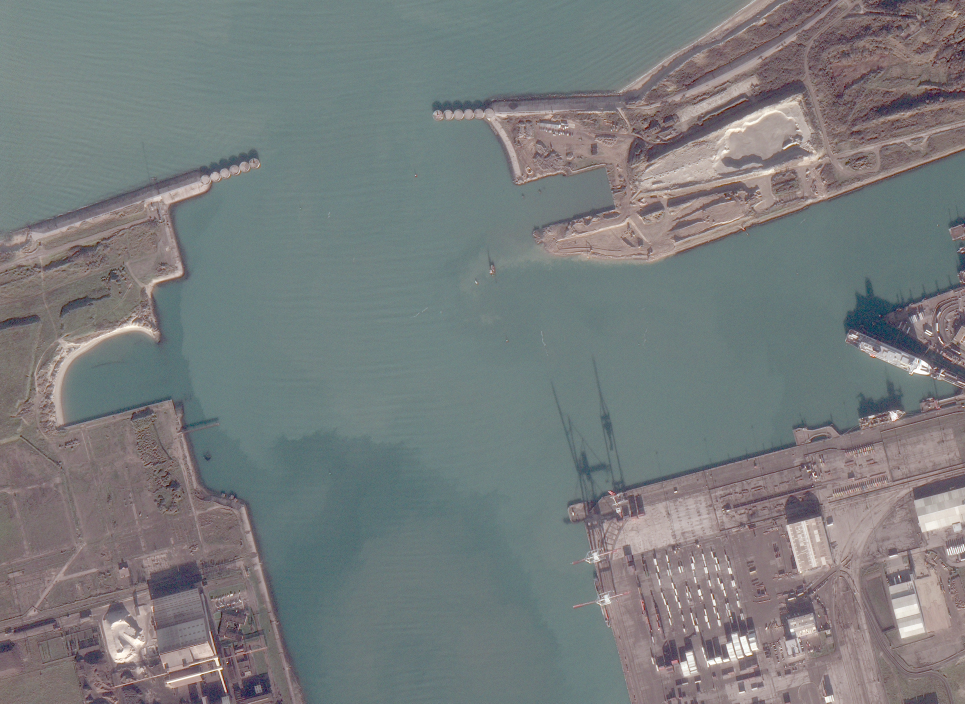
#> input picture data/img1.jpg, 3860 x 2815 px, found by its file name (shown at 1/4 size); its folder holds 4 pictures in this run
$ python image_register.py data/img1.jpg data/img2.jpg
#> lines starting #> are read from the running program, lines starting #| are printed output that depends on the picture; after the words box and inside, x2 and y2 are one past the last pixel; in counts of white or black regions, pixels touching at a corner belong together; long printed decimals are rounded
### utils.py
"""
Created on Thu Dec 06 10:24:14 2019

@author: ilyas Aroui
"""

import cv2
import numpy as np
import os
from sklearn import linear_model
import warnings

warnings.simplefilter(action="ignore", category=FutureWarning)


def display_matches(img1, img2, kp1, kp2, name, num=20, save=False):
    """Helper to display matches of keypoint in botch images, by connecting a line from one image to another

    Typical use:
        display_matches(target, source, lmk1, lmk2, name="matches", save = True)

    img1, img2: target and source images as np.ndarray
    kp1, kp2: landmarks of target and source images respectively as np.ndarray
    name: name of the figure display and the image saved if save = True
    save: boolean indicates to save the image of the matches
    """
    if img1.shape[0] != img2.shape[0]:
        minn = min(img1.shape[0], img1.shape[0])
        if minn == img1.shape[0]:
            img1 = np.concatenate(
                (img1, np.zeros(img2.shape[0] - minn, img1.shape[1], 3)), axis=0
            )
        else:
            img2 = np.concatenate(
                (img2, np.zeros(img1.shape[0] - minn, img2.shape[1], 3)), axis=0
            )
    img = np.concatenate((img1, img2), axis=1)
    for i in np.random.choice(len(kp1), min(num, len(kp1))):
        x1, y1 = int(kp1[i][0]), int(kp1[i][1])
        x2, y2 = int(kp2[i][0]) + img1.shape[1], int(kp2[i][1])
        cv2.line(img, (x1, y1), (x2, y2), (0, 0, 255), 1)
    cv2.namedWindow(name, cv2.WINDOW_NORMAL)
    cv2.resizeWindow(name, img.shape[1], img.shape[0])
    cv2.imshow(name, img)
    cv2.imwrite(os.path.join("result", name + ".jpg"), img)


def match(lmk1, lmk2, desc1, desc2, sift_error=0.7):
    """Helper to find the pair of matches between two keypoints lists
    it return two np.ndarray of landmarks in an order respecting the matching

    Typical use:
        lmk1, lmk2 = match(lmk1, lmk2, desc1, desc2)

    lmk1, lmk2: landmarks of target and source images respectively as np.ndarray
    desc1, desc2: descriptors of target and source images respectively as np.ndarray
    sift_error: if the ratio between the distance to the closest match and the second closest is less than sift_error
    reject this landmark.
    """
    match1, match2 = [], []
    for i in range(len(desc1)):
        distance = np.sqrt(np.sum((desc1[i] - desc2) ** 2, axis=1))
        indices = np.argsort(distance)
        if distance[indices[0]] / distance[indices[1]] < sift_error:
            match1.append(lmk1[i])
            match2.append(lmk2[indices[0]])
    return np.array(match1), np.array(match2)


def cross_corr(img1, img2):
    """Helper to calculate cross_correlation metric between two images. Well adapted, if we assume there is a linear
    transformation between pixels intensities in both images.
    it returns the cross-correlation value.

    Typical use:
        cc = cross_corr(warped, target_w)
    """
    img1 = cv2.cvtColor(img1, cv2.COLOR_BGR2GRAY)
    img2 = cv2.cvtColor(img2, cv2.COLOR_BGR2GRAY)
    mean1, mean2 = np.mean(img1), np.mean(img2)
    img1, img2 = img1 - mean1, img2 - mean2
    numerator = np.sum(np.multiply(img1, img2))
    denominator = np.sqrt(
        np.sum(np.multiply(img1, img1)) * np.sum(np.multiply(img2, img2))
    )
    corr = numerator / denominator
    print("Cross-correlation: ", corr)
    return corr


def mutual_inf(img1, img2, verbose=False):
    """Helper to calculate mutual-information metric between two images. it gives a probabilistic measure on how
    uncertain we are about the target image in the absence/presence of the warped source image
    it returns the mutual information value.

    Typical use:
        mi = mutual_inf(warped, target_w)

    verbose: if verbose=True, display and save the joint-histogram between the two images.
    """
    epsilon = 1.0e-6
    img1 = cv2.cvtColor(img1, cv2.COLOR_BGR2GRAY)
    img2 = cv2.cvtColor(img2, cv2.COLOR_BGR2GRAY)
    img1 = np.round(img1).astype("uint8")
    img2 = np.round(img2).astype("uint8")

    joint_hist = np.zeros((256, 256))
    for i in range(min(img1.shape[0], img2.shape[0])):
        for j in range(min(img1.shape[1], img2.shape[1])):
            joint_hist[img1[i, j], img2[i, j]] += 1

    if verbose:
        display_jh = np.log(joint_hist + epsilon)
        display_jh = (
            255
            * (display_jh - display_jh.min())
            / (display_jh.max() - display_jh.min())
        )
        cv2.imshow("joint_histogram", display_jh)
        cv2.imwrite("result/joint_histogram.jpg", display_jh)

    joint_hist /= np.sum(joint_hist)
    p1 = np.sum(joint_hist, axis=0)
    p2 = np.sum(joint_hist, axis=1)
    joint_hist_d = joint_hist / (p1 + epsilon)
    joint_hist_d /= p2 + epsilon
    mi = np.sum(np.multiply(joint_hist, np.log(joint_hist_d + epsilon)))
    print("Mutual Information: ", mi)
    return mi


# [14 lines left out: function ransac, not called in this run]


def calculate_transform(kp1, kp2):
    """Helper to apply find the best affine transform using two arrays of landmarks.
    it returns the affine transform, a matrix T of size (2, 3)

    Typical use:
        T = calculate_transform(lmk2, lmk1)

    kp1, kp2: landmarks of target and source images respectively as np.ndarray
    """
    upper = np.concatenate(
        (kp1, np.ones((kp1.shape[0], 1)), np.zeros((kp1.shape[0], 3))), axis=1
    )
    lower = np.concatenate(
        (np.zeros((kp1.shape[0], 3)), kp1, np.ones((kp1.shape[0], 1))), axis=1
    )
    X = np.concatenate((upper, lower), axis=0)
    Y = np.concatenate((kp2[:, 0], kp2[:, 1]))
    Y = np.expand_dims(Y, axis=-1)
    T = np.dot(np.dot(np.linalg.inv(np.dot(X.T, X)), X.T), Y)
    T = T.reshape(2, 3)
    T = np.concatenate((T, np.array([0, 0, 1]).reshape(1, 3)), axis=0)
    kp2_pred = np.dot(T, np.concatenate((kp1, np.ones((kp1.shape[0], 1))), axis=1).T).T
    kp2_pred /= kp2_pred[:, -1:]
    error = np.linalg.norm(kp2_pred[:, :2] - kp2)
    print("coordinate reconstruction error: ", error)
    return T


def warp(target, source, T):

    """Helper to move the source image to the same reference as target image, so they can be co-registered.
    it returns the new warped source image and the target image which is also centered in a larger figure by 10 pixels.
    i.e, if the input size is (M, N) then the output is (M+10, N+10).

    Typical use:
        warped, target_w = warp(target, source, T)

    T:  affine transform, a matrix T of size (2, 3)
    """
    height = target.shape[0]
    width = source.shape[1]

    # move both images to the center a bit
    corners = np.float32([[0, 0], [0, height], [width, 0], [width, height]])
    corners_moved = np.float32(
        [[5, 5], [5, height + 5], [5 + width, 5], [5 + width, 5 + height]]
    )
    T_perspective = cv2.getPerspectiveTransform(corners, corners_moved)
    target_new = cv2.warpPerspective(target, T_perspective, (width + 10, height + 10))
    cv2.imshow("target_new", target_new)
    cv2.imwrite("result/target_new.jpg", target_new)
    T = np.dot(T_perspective, T)
    source_new = cv2.warpPerspective(
        source, T, (width + 10, height + 10), cv2.INTER_AREA
    )
    cv2.imshow("source_new", source_new)  # show transform
    cv2.imwrite("result/source_new.jpg", source_new)
    return source_new, target_new

### image_register.py
"""
Created on Thu Dec 06 10:24:14 2019

@author: ilyas Aroui
"""
import cv2
import numpy as np
import argparse
import os
from utils import *


def readAndRescale(img1, img2, scale):
    """Helper to read images, scale them and convert to grayscale.
        it returns original, gray and scaled images

    Typical use:
        t, s, t_gray, s_gray, t_full, s_full = readAndRescale("cat1.jpg", "cat2.jpg", 0.3)

    img1: target image name
    img2: source image name
    scale: scaling factor, keeping aspect ratio
    """
#> called with img1 = 'data/img1.jpg', img2 = 'data/img2.jpg', scale = 0.1
    target = cv2.imread(os.path.join("data", img1))
#> target is the input picture: shape (2815, 3860, 3); mean B, G, R 124.5, 123.8, 119.9
    source = cv2.imread(os.path.join("data", img2))
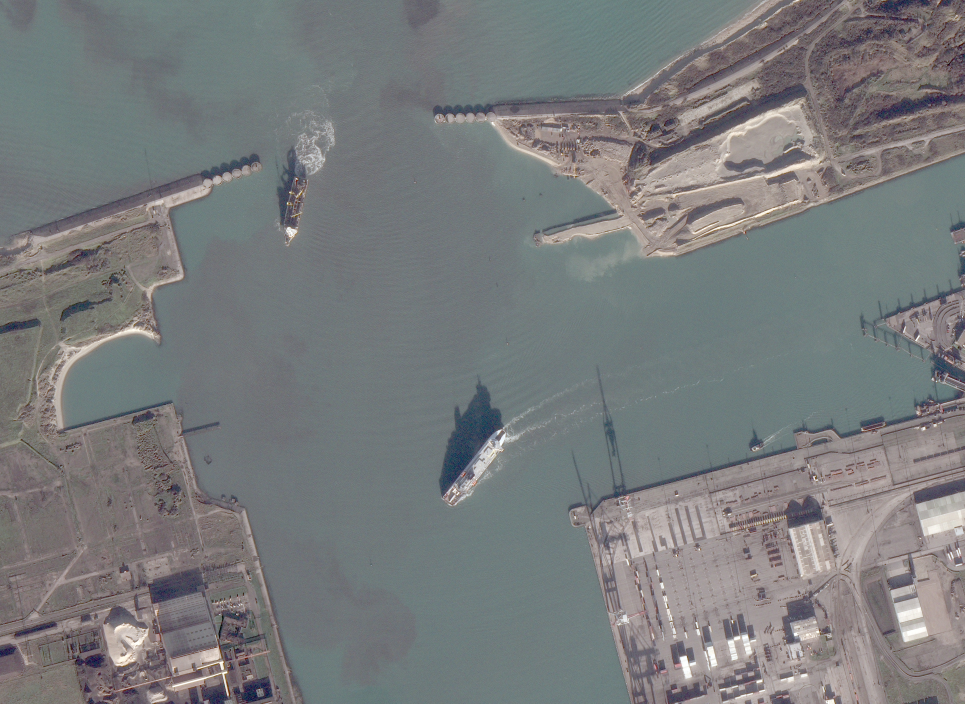
#> input picture data/img2.jpg, 3860 x 2815 px, found by its file name (shown at 1/4 size)
#> source is the input picture: shape (2815, 3860, 3); mean B, G, R 124.3, 123.3, 120.8

    width = int(target.shape[1] * scale)
#> width = 386
    height = int(source.shape[0] * scale)
#> height = 281
    dim = (width, height)
#> dim = (386, 281)

    target_s = cv2.resize(target, dim, interpolation=cv2.INTER_AREA)
    source_s = cv2.resize(source, dim, interpolation=cv2.INTER_AREA)
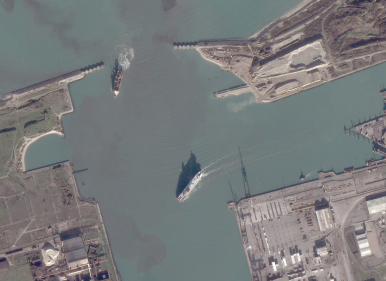
#> source_s: shape (281, 386, 3); mean B, G, R 124.3, 123.3, 120.8

    gray1 = cv2.cvtColor(target_s, cv2.COLOR_BGR2GRAY)
    gray2 = cv2.cvtColor(source_s, cv2.COLOR_BGR2GRAY)

    return target_s, source_s, gray1, gray2, target, source


def getKeypointAndDescriptors(target_gray, source_gray):
    """Helper to get Harris points of interest and use them as landmarks for sift descriptors.
        it returns these landmarks and their descriptors

    Typical use:
        lmk1, lmk2, desc1, desc2 = getKeypointAndDescriptors(target_gray, source_gray)

    target_gray, source_gray: grayscaled target and source images as np.ndarray
    """
    sift = cv2.SIFT_create()
    kp1, des1 = sift.detectAndCompute(target_gray, None)
#> kp1 = 447 keypoints; strongest (x, y, size): (357, 166, 2.4), (287, 263, 2), (275, 266, 4.9), (276, 262, 2.1)
    pts1 = np.array([kp1[idx].pt for idx in range(len(kp1))])
#> pts1 = 447 pairs, first value 2.75 to 382.9, second value 2.87 to 278.2
    kp2, des2 = sift.detectAndCompute(source_gray, None)
#> kp2 = 498 keypoints; strongest (x, y, size): (116, 92, 2.6), (85, 261, 4.1), (48, 264, 3.4), (104, 276, 1.9)
    pts2 = np.array([kp2[idx].pt for idx in range(len(kp2))])
#> pts2 = 498 pairs, first value 3.32 to 383, second value 2.63 to 277.9
    return pts1, pts2, des1, des2


if __name__ == "__main__":
    parser = argparse.ArgumentParser()
    parser.add_argument("target", help="target image name")
    parser.add_argument("source", help="source image name")
    parser.add_argument(
        "-s",
        "--scale",
        default=0.1,
        type=float,
        help="rescale the images with this factor in range [0, 1]",
    )

    parser.add_argument("-r", "--ransac", help="apply ransac", action="store_true")

    args = parser.parse_args()
    target, source, target_gray, source_gray, target_full, source_full = readAndRescale(
        args.target, args.source, args.scale
    )

    lmk1, lmk2, desc1, desc2 = getKeypointAndDescriptors(target_gray, source_gray)
#> lmk1 has the same summary as pts1 in getKeypointAndDescriptors; lmk2 has the same summary as pts2 in getKeypointAndDescriptors

    lmk1, lmk2 = match(lmk1, lmk2, desc1, desc2)
#> after the loop in match, `for i in range(len(desc1)):`: match1 = 101 pairs, first value 2.75 to 382.2, second value 2.87 to 274.8; match2 = 101 pairs, first value 3.32 to 383, second value 4.12 to 276.1
#> lmk1 has the same summary as match1 in match; lmk2 has the same summary as match2 in match
    display_matches(target, source, lmk1, lmk2, name="matches")
#> the loop in display_matches, `for i in np.random.choice(len(kp1), min(num, len(kp1))):` made 20 passes
#> (i, x1, y1, x2, y2) on passes 1 to 12: (44, 193, 41, 580, 43), (47, 248, 44, 635, 46), (64, 294, 31, 680, 33), (67, 301, 24, 688, 26), (67, 301, 24, 688, 26), (9, 18, 106, 405, 107), (83, 337, 21, 724, 22), (21, 37, 251, 424, 252), (36, 79, 74, 465, 76), (87, 354, 10, 741, 12), (70, 306, 44, 693, 45), (88, 354, 250, 741, 251)
#> after the loop in display_matches, `for i in np.random.choice(len(kp1), min(num, len(kp1))):`:
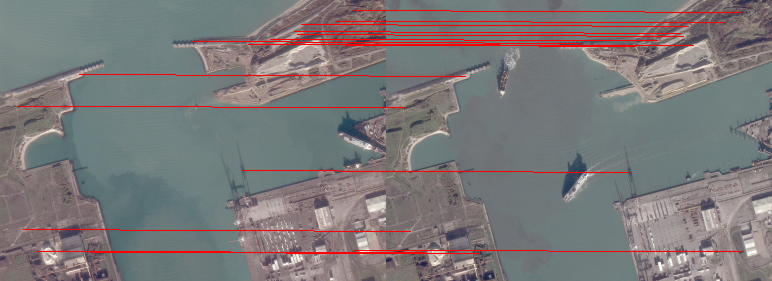
#> img: shape (281, 772, 3); mean B, G, R 121, 120.2, 124.2
    if args.ransac:
        lmk1, lmk2, outliers1, outliers2 = ransac(lmk1, lmk2)
        display_matches(
            target,
            source,
            outliers1,
            outliers2,
            name="matches_removed_by_RANSAC",
            num=5,
            save=True,
        )

    T = calculate_transform(lmk2, lmk1)
#> in calculate_transform, `upper = np.concatenate( (kp1, np.ones((kp1.shape[0], 1)), np.zeros((kp..`: upper = 101 rows, first 6: [3.32, 259.4, 1, 0, 0, 0], [6.85, 100.1, 1, 0, 0, 0], [6.87, 253, 1, 0, 0, 0], [12.97, 254, 1, 0, 0, 0], [13.46, 128.6, 1, 0, 0, 0], [15.84, 99.12, 1, 0, 0, 0]
#> in calculate_transform, `lower = np.concatenate( (np.zeros((kp1.shape[0], 3)), kp1, np.ones((kp..`: lower = 101 rows, first 6: [0, 0, 0, 3.32, 259.4, 1], [0, 0, 0, 6.85, 100.1, 1], [0, 0, 0, 6.87, 253, 1], [0, 0, 0, 12.97, 254, 1], [0, 0, 0, 13.46, 128.6, 1], [0, 0, 0, 15.84, 99.12, 1]
#> in calculate_transform, `X = np.concatenate((upper, lower), axis=0)`: X = 202 rows, first 6: [3.32, 259.4, 1, 0, 0, 0], [6.85, 100.1, 1, 0, 0, 0], [6.87, 253, 1, 0, 0, 0], [12.97, 254, 1, 0, 0, 0], [13.46, 128.6, 1, 0, 0, 0], [15.84, 99.12, 1, 0, 0, 0]
#> in calculate_transform, `Y = np.concatenate((kp2[:, 0], kp2[:, 1]))`: Y = 202 values, max 382.2 at index 100, min 2.75 at index 0, mean 155.3
#> in calculate_transform, `T = np.dot(np.dot(np.linalg.inv(np.dot(X.T, X)), X.T), Y)`: T = [0.999, -0.00079, -0.379, 0.000224, 1, -1.66]
#> in calculate_transform, `T = T.reshape(2, 3)`: T = [[0.999, -0.00079, -0.379], [0.000224, 1, -1.66]]
#> in calculate_transform, `T = np.concatenate((T, np.array([0, 0, 1]).reshape(1, 3)), axis=0)`: T = [[0.999, -0.00079, -0.379], [0.000224, 1, -1.66], [0, 0, 1]]
#> in calculate_transform, `kp2_pred = np.dot(T, np.concatenate((kp1, np.ones((kp1.shape[0], 1))),..`: kp2_pred = 101 rows, first 8: [2.74, 257.9, 1], [6.39, 98.49, 1], [6.28, 251.5, 1], [12.38, 252.5, 1], [12.97, 127, 1], [15.37, 97.52, 1], [14.51, 94.12, 1], [17.18, 102.5, 1]
#> in calculate_transform, `error = np.linalg.norm(kp2_pred[:, :2] - kp2)`: error = 5.18
#| coordinate reconstruction error:  5.178
    warped, target_w = warp(target, source, T)
#> in warp, `T_perspective = cv2.getPerspectiveTransform(corners, corners_moved)`: T_perspective = [[1, 0, 5], [0, 1, 5], [0, 0, 1]]
#> in warp, `target_new = cv2.warpPerspective(target, T_perspective, (width + 10, h..`:
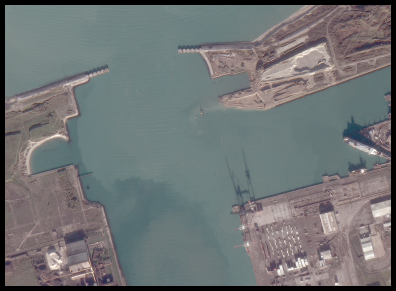
#> target_new: shape (291, 396, 3); mean B, G, R 117.2, 116.5, 112.9
#> in warp, `T = np.dot(T_perspective, T)`: T = [[0.999, -0.00079, 4.62], [0.000224, 1, 3.34], [0, 0, 1]]
#> in warp, `source_new = cv2.warpPerspective( source, T, (width + 10, height + 10)..`:
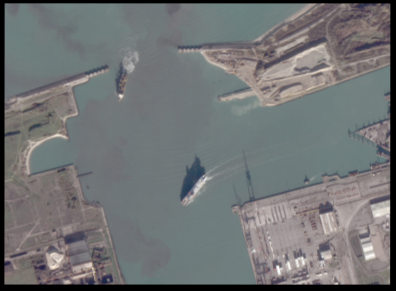
#> source_new: shape (291, 396, 3); mean B, G, R 117, 116.1, 113.7
    cc = cross_corr(warped, target_w)
#> in cross_corr, `mean1, mean2 = np.mean(img1), np.mean(img2)`: mean1 = 115.5
#> in cross_corr, `numerator = np.sum(np.multiply(img1, img2))`: numerator = 115799574.5
#> in cross_corr, `denominator = np.sqrt( np.sum(np.multiply(img1, img1)) * np.sum(np.mul..`: denominator = 134515998.8
#> in cross_corr, `corr = numerator / denominator`: corr = 0.861
#| Cross-correlation:  0.8609
#> cc = 0.861
    mi = mutual_inf(warped, target_w, verbose=True)
#> in mutual_inf, `cv2.imshow("joint_histogram", display_jh)`:
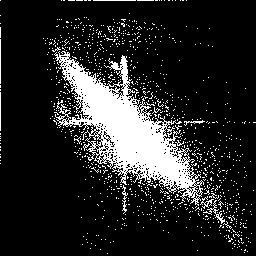
#> window 'joint_histogram': shape (256, 256); 15.5% white; 987 white regions (977 under 20 px), largest, box (x1, y1, x2, y2) and area: (54, 51, 204, 206) 7925, (203, 200, 225, 224) 95, (122, 185, 128, 214) 61
#> in mutual_inf, `mi = np.sum(np.multiply(joint_hist, np.log(joint_hist_d + epsilon)))`:
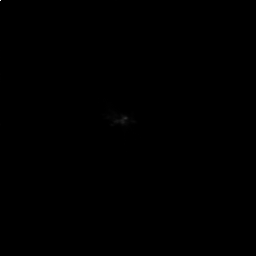
#> joint_hist: shape (256, 256) float64; min 0, max 0.0496, mean 1.53e-05; drawn with min black and max white
#| Mutual Information:  1.124
#> mi = 1.12
